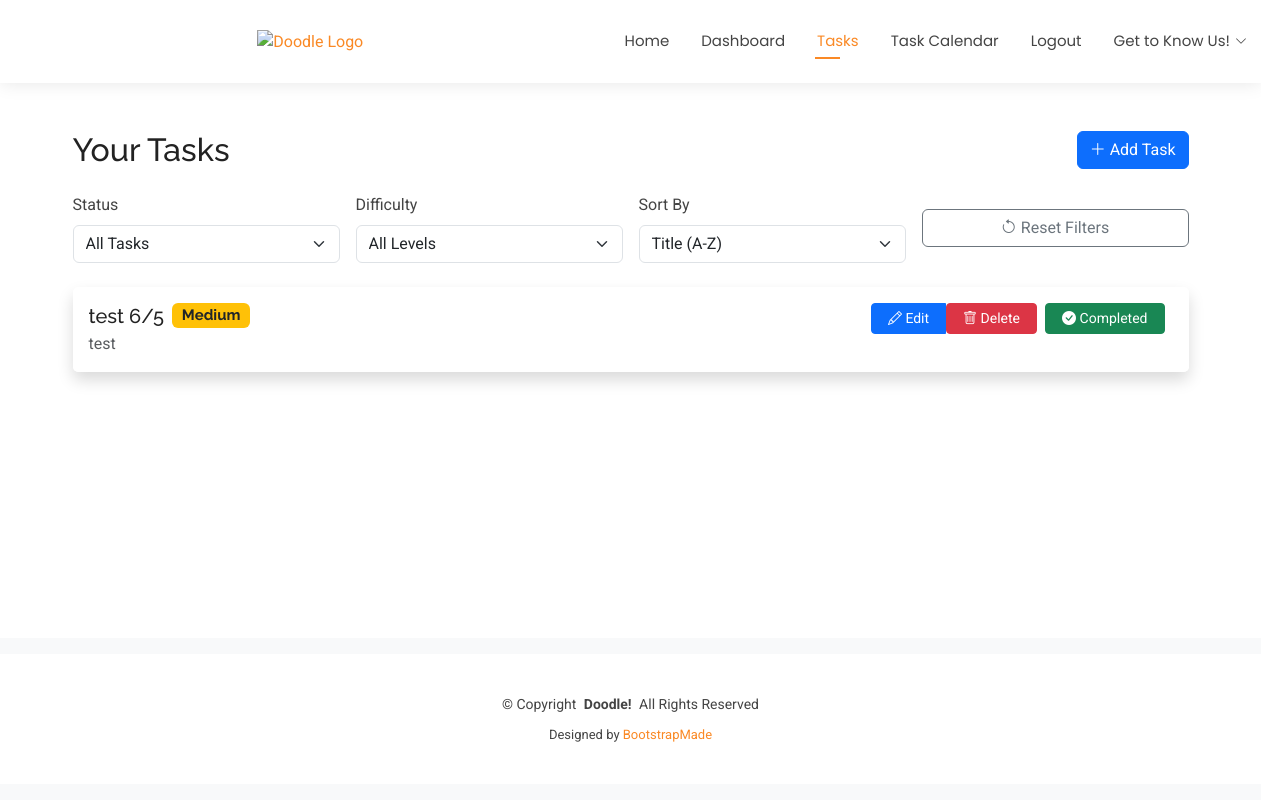
/tasks/ (signed in), run on the app's committed database.
### tasks/models.py (models this page shows, shortened)
class Task(models.Model):
    DIFFICULTY_CHOICES = [
        ('E', 'Easy'),
        ('M', 'Medium'),
        ('H', 'Hard'),
    ]
    user = models.ForeignKey(User, on_delete=models.CASCADE)
    title = models.CharField(max_length=75)
    description = models.TextField(blank=True, null=True)
    difficulty = models.CharField(max_length=1, choices=DIFFICULTY_CHOICES)
    completed = models.BooleanField(default=False)
    created_at = models.DateTimeField(auto_now_add=True)
    due_date = models.DateField(null=True, blank=True, verbose_name="Due Date")
    class Meta:
        ordering = ['-due_date']

### tasks/views.py (the view)
# urls.py: path('', login_required(views.index), name='task_list'),
@login_required
def index(request):
    status = request.GET.get('status')
    tasks = Task.objects.filter(user=request.user)
    if status == 'completed':
        tasks = tasks.filter(completed=True)
    elif status == 'pending':
        tasks = tasks.filter(completed=False)
    difficulty = request.GET.get('difficulty')
    if difficulty in ['E', 'M', 'H']:
        tasks = tasks.filter(difficulty=difficulty)
    sort = request.GET.get('sort', 'title')  # Default sort by title
    valid_sorts = ['title', '-title', 'difficulty', '-difficulty']
    if sort in valid_sorts:
        tasks = tasks.order_by(sort)
    return render(request, 'tasks/task_list.html', {'tasks': tasks})

### templates/tasks/task_list.html (shortened to what this page needs)
{% extends 'base.html' %}
{% block content %}
<div class="container mt-5">
  <div class="d-flex justify-content-between align-items-center mb-4">
    <h2 class="mb-0">Your Tasks</h2>
    <a href="{% url 'tasks:task_create' %}" class="btn btn-primary">
      <i class="bi bi-plus-lg"></i> Add Task
    </a>
  </div>
  <form method="GET" class="mb-4">
    <div class="row g-3 align-items-center">
      <div class="col-md-3">
        <label class="form-label">Status</label>
        <select name="status" class="form-select" onchange="this.form.submit()">
          <option value="">All Tasks</option>
        </select>
      </div>
      <div class="col-md-3">
        <label class="form-label">Difficulty</label>
        <select name="difficulty" class="form-select" onchange="this.form.submit()">
          <option value="">All Levels</option>
        </select>
      </div>
      <div class="col-md-3">
        <label class="form-label">Sort By</label>
        <select name="sort" class="form-select" onchange="this.form.submit()">
          <option value="title" {% if request.GET.sort == 'title' %}selected{% endif %}>Title (A-Z)</option>
        </select>
      </div>
      <div class="col-md-3 d-flex align-items-end">
        <a href="{% url 'tasks:task_list' %}" class="btn btn-outline-secondary w-100">
          <i class="bi bi-arrow-counterclockwise"></i> Reset Filters
        </a>
      </div>
    </div>
  </form>
  <div class="card border-0 shadow">
    <ul class="list-group list-group-flush">
      {% for task in tasks %}
      <li class="list-group-item py-3">
        <div class="d-flex justify-content-between align-items-start">
          <div class="me-3">
            <h5 class="mb-1 d-flex align-items-center">
              {{ task.title }}
              <span class="badge ms-2 {% if task.difficulty == 'E' %}bg-success{% elif task.difficulty == 'M' %}bg-warning text-dark{% else %}bg-danger{% endif %}">
                {{ task.get_difficulty_display }}
              </span>
            </h5>
            {% if task.description %}
            <p class="text-muted mb-0">{{ task.description }}</p>
            {% endif %}
          </div>
          <div class="d-flex gap-3">
          <div class="d-flex align-items-center">
            <div class="btn-group btn-group-sm me-2">
              <a href="{% url 'tasks:task_edit' task.id %}" class="btn btn-primary px-3">
                <i class="bi bi-pencil"></i>  Edit
              </a>
              <form method="post" action="{% url 'tasks:task_delete' task.id %}">
                <button type="submit" class="btn btn-sm btn-danger px-3">
                  <i class="bi bi-trash"></i>  Delete
                </button>
              </form>
            </div>
            <form method="POST" action="{% url 'tasks:toggle_complete' task.id %}" class="me-2">
              <button type="submit" class="btn btn-sm {% if task.completed %}btn-success{% else %}btn-outline-secondary{% endif %} px-3">
                {% if task.completed %}
                  <i class="bi bi-check-circle-fill"></i> Completed
                {% else %}
                  <i class="bi bi-circle"></i> Mark Complete
                {% endif %}
              </button>
            </form>
          </div>
          </div>
        </div>
      </li>
      {% empty %}
      <li class="list-group-item py-4 text-center text-muted">
        <i class="bi bi-inbox" style="font-size: 2rem;"></i>
        <p class="mt-2 mb-0">No tasks found. Create your first task!</p>
      </li>
      {% endfor %}
    </ul>
  </div>
</div>
{% endblock %}

### static/assets/css/main.css (style rules this page uses)
:root { --default-font: "Roboto", system-ui, -apple-system, "Segoe UI", Roboto, "Helvetica Neue", Arial, "Noto Sans", "Liberation Sans", sans-serif, "Apple Color Emoji", "Segoe UI Emoji", "Segoe UI Symbol", "Noto Color Emoji"; --heading-font: "Raleway", sans-serif; --nav-font: "Poppins", sans-serif; }
:root { --background-color: #ffffff; --default-color: #444444; --heading-color: #222222; --accent-color: rgb(250, 137, 37); --surface-color: #ffffff; --contrast-color: #ffffff; }
:root { --nav-color: #444444; --nav-hover-color: rgb(250, 137, 37); --nav-mobile-background-color: rgb(158, 169, 212); --nav-dropdown-background-color: #ffffff; --nav-dropdown-color: #444444; --nav-dropdown-hover-color: #37378a; }
:root { scroll-behavior: smooth; }
body { color: var(--default-color); background-color: var(--background-color); font-family: var(--default-font); }
a { color: var(--accent-color); text-decoration: none; transition: 0.3s; }
h1, h2, h3, h4, h5, h6 { color: var(--heading-color); font-family: var(--heading-font); }

### data on the page
Task: title "test 6/5", difficulty "Medium", description "test", completed True (drawn)
